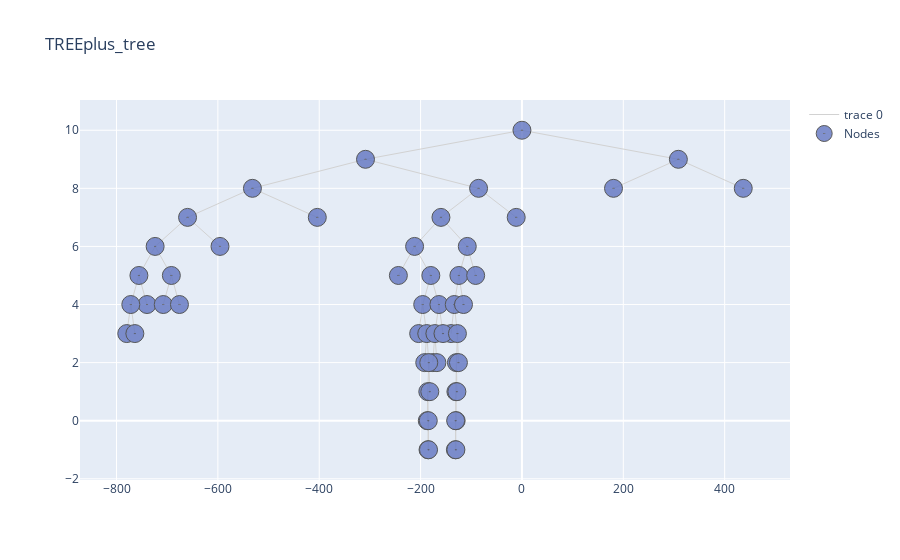

Notebook source saved alongside this figure:
### Code cell
#import warnings
#warnings.filterwarnings("ignore", category=FutureWarning) 


tree.print_tree(table = False, html = True, merge_leaves = True)#.style.hide()

### Figure 1 — Plotly figure (JSON) as saved in the notebook; plotly's stock layout.template omitted (floating-point values rounded to 4 significant figures; data arrays with more than 128 entries replaced by an {"elided": "..."} marker saying what was removed)
{"data": [{"hoverinfo": "none", "line": {"color": "rgb(210,210,210)", "width": 1}, "mode": "lines", "type": "scatter", "x": {"elided": "162 float values"}, "y": {"elided": "162 int values"}}, {"hoverinfo": "text", "marker": {"color": "#6175c1", "line": {"color": "rgb(50,50,50)", "width": 1}, "size": 18, "symbol": "circle-dot"}, "mode": "markers", "name": "Nodes", "opacity": 0.8, "text": ["n9, Class: {1: 0.72, 2: 0.02, 3: 0.02, 4: 0.24}, tau : None, Samples : 3628", "n65, Class: {1: 0.26, 2: 0.02, 3: 0.02, 4: 0.7}, tau : None, Samples : 542", "n66, Class: {1: 0.42, 2: 0.03, 3: 0.11, 4: 0.44}, tau : None, Samples : 715", "n67, Class: {1: 0.46, 2: 0.03, 3: 0.12, 4: 0.39}, tau : None, Samples : 1194", "n1324, Class: {1: 0.0, 2: 0.06, 3: 0.62, 4: 0.32}, tau : None, Samples : 1134", "n2650, Class: {1: 0.01, 2: 0.03, 3: 0.49, 4: 0.46}, tau : None, Samples : 741", "n2651, Class: {1: 0.02, 2: 0.02, 3: 0.41, 4: 0.55}, tau : None, Samples : 548", "n332, Class: {1: 0.07, 2: 0.03, 3: 0.56, 4: 0.34}, tau : None, Samples : 701", "n333, Class: {1: 0.04, 2: 0.01, 3: 0.47, 4: 0.49}, tau : None, Samples : 512", "n168, Class: {1: 0.05, 2: 0.02, 3: 0.11, 4: 0.81}, tau : None, Samples : 1165", "n1353, Class: {1: 0.04, 2: 0.02, 3: 0.21, 4: 0.73}, tau : None, Samples : 517", "n2704, Class: {1: 0.12, 2: 0.02, 3: 0.58, 4: 0.28}, tau : None, Samples : 976", "n2705, Class: {1: 0.07, 2: 0.01, 3: 0.4, 4: 0.52}, tau : None, Samples : 572", "n7, Class: {1: 0.1, 2: 0.05, 3: 0.77, 4: 0.09}, tau : None, Samples : 16307", "n1, car_ownership in ('car_ownership0',), Class:{1: 0.18, 2: 0.03, 3: 0.35, 4: 0.44}, tau : 0.89, Samples: 76103", "n2, distance_group in ('distance04', 'distance05', 'distance06', 'distance07', 'distance08', 'distance09', 'distance10', 'distance11'), Class:{1: 0.14, 2: 0.02, 3: 0.24, 4: 0.59}, tau : 0.92, Samples: 53924", "n4, distance_group in ('distance01',), Class:{1: 0.48, 2: 0.03, 3: 0.05, 4: 0.43}, tau : 0.99, Samples: 11453", "n8, day_of_week in ('day_of_week6', 'day_of_week7'), Class:{1: 0.38, 2: 0.03, 3: 0.07, 4: 0.52}, tau : 0.87, Samples: 7825", "n16, trafficperc_group in ('1mediumlow_traffic', '2medium_traffic', '3mediumhigh_traffic', '4high_traffic'), Class:{1: 0.39, 2: 0.03, 3: 0.08, 4: 0.51}, tau : 0.82, Samples: 5823", "n32, starttime_group in ('evening',), Class:{1: 0.36, 2: 0.03, 3: 0.06, 4: 0.55}, tau : 0.98, Samples: 3914", "n64, driving_license in ('driving_license1',), Class:{1: 0.37, 2: 0.03, 3: 0.07, 4: 0.53}, tau : 0.89, Samples: 3372", "n128, Class: {1: 0.52, 2: 0.02, 3: 0.13, 4: 0.33}, tau : None, Samples : 1180", "n129, Class: {1: 0.29, 2: 0.03, 3: 0.04, 4: 0.64}, tau : None, Samples : 2192", "n33, starttime_group in ('afternoon',), Class:{1: 0.45, 2: 0.03, 3: 0.12, 4: 0.41}, tau : 0.76, Samples: 1909", "n17, Class: {1: 0.35, 2: 0.03, 3: 0.05, 4: 0.57}, tau : None, Samples : 2002", "n5, drivingcharge_group in ('high_charge',), Class:{1: 0.05, 2: 0.02, 3: 0.3, 4: 0.63}, tau : 1.2, Samples: 42471", "n10, trafficperc_group in ('0low_traffic', '1mediumlow_traffic'), Class:{1: 0.05, 2: 0.02, 3: 0.24, 4: 0.69}, tau : 1.06, Samples: 38446", "n20, faretype in ('faretype1', 'faretype2', 'faretype3', 'faretype4'), Class:{1: 0.03, 2: 0.03, 3: 0.39, 4: 0.55}, tau : 0.94, Samples: 13067", "n40, Class: {1: 0.03, 2: 0.01, 3: 0.34, 4: 0.61}, tau : None, Samples : 2562", "n41, driving_license in ('driving_license0',), Class:{1: 0.03, 2: 0.03, 3: 0.4, 4: 0.53}, tau : 0.98, Samples: 10505", "n82, cost_group in ('high_cost', 'medium_cost'), Class:{1: 0.03, 2: 0.03, 3: 0.34, 4: 0.6}, tau : 1.0, Samples: 8188", "n164, Class: {1: 0.07, 2: 0.04, 3: 0.19, 4: 0.69}, tau : None, Samples : 2716", "n165, day_of_week in ('day_of_week1', 'day_of_week2', 'day_of_week3', 'day_of_week4', 'day_of_week5'), Class:{1: 0.01, 2: 0.03, 3: 0.41, 4: 0.55}, tau : 1.0, Samples: 5472", "n330, Class: {1: 0.02, 2: 0.01, 3: 0.3, 4: 0.67}, tau : None, Samples : 1269", "n331, trafficperc_group in ('2medium_traffic',), Class:{1: 0.01, 2: 0.03, 3: 0.44, 4: 0.52}, tau : 1.0, Samples: 4203", "n662, purpose in ('purpose2', 'purpose3', 'purpose4', 'purpose5'), Class:{1: 0.01, 2: 0.04, 3: 0.53, 4: 0.42}, tau : 0.95, Samples: 2423", "n1325, trafficperc_group in ('3mediumhigh_traffic',), Class:{1: 0.02, 2: 0.03, 3: 0.46, 4: 0.5}, tau : 0.93, Samples: 1289", "n663, Class: {1: 0.01, 2: 0.02, 3: 0.31, 4: 0.66}, tau : None, Samples : 1780", "n83, purpose in ('purpose1', 'purpose2', 'purpose4'), Class:{1: 0.05, 2: 0.02, 3: 0.65, 4: 0.29}, tau : 1.08, Samples: 2317", "n166, bus_scale in ('bus_scale0.0',), Class:{1: 0.06, 2: 0.02, 3: 0.52, 4: 0.4}, tau : 0.89, Samples: 1213", "n167, Class: {1: 0.04, 2: 0.02, 3: 0.78, 4: 0.16}, tau : None, Samples : 1104", "n21, age_group in ('age_group31-65',), Class:{1: 0.06, 2: 0.02, 3: 0.16, 4: 0.76}, tau : 1.21, Samples: 25379", "n42, starttime_group in ('evening', 'morning'), Class:{1: 0.06, 2: 0.02, 3: 0.23, 4: 0.69}, tau : 1.12, Samples: 11113", "n84, day_of_week in ('day_of_week1', 'day_of_week2', 'day_of_week3', 'day_of_week4', 'day_of_week5', 'day_of_week6'), Class:{1: 0.06, 2: 0.02, 3: 0.25, 4: 0.67}, tau : 1.17, Samples: 7861", "n169, age_group in ('age_group66+',), Class:{1: 0.06, 2: 0.02, 3: 0.28, 4: 0.64}, tau : 1.05, Samples: 6696", "n338, purpose in ('purpose3', 'purpose5'), Class:{1: 0.08, 2: 0.02, 3: 0.31, 4: 0.6}, tau : 0.96, Samples: 4652", "n676, driving_license in ('driving_license1',), Class:{1: 0.08, 2: 0.02, 3: 0.44, 4: 0.46}, tau : 0.99, Samples: 2065", "n1352, car_ownership in ('car_ownership2',), Class:{1: 0.1, 2: 0.02, 3: 0.51, 4: 0.37}, tau : 0.87, Samples: 1548", "n677, Class: {1: 0.07, 2: 0.02, 3: 0.2, 4: 0.71}, tau : None, Samples : 2587", "n339, Class: {1: 0.03, 2: 0.01, 3: 0.22, 4: 0.74}, tau : None, Samples : 2044", "n85, Class: {1: 0.05, 2: 0.02, 3: 0.16, 4: 0.76}, tau : None, Samples : 3252", "n43, Class: {1: 0.05, 2: 0.02, 3: 0.11, 4: 0.81}, tau : None, Samples : 14266", "n11, Class: {1: 0.03, 2: 0.04, 3: 0.81, 4: 0.12}, tau : None, Samples : 4025", "n3, distance_group in ('distance04', 'distance05', 'distance06', 'distance07', 'distance08', 'distance09', 'distance10', 'distance11'), Class:{1: 0.26, 2: 0.04, 3: 0.62, 4: 0.08}, tau : 1.18, Samples: 22179", "n6, Class: {1: 0.73, 2: 0.03, 3: 0.2, 4: 0.05}, tau : None, Samples : 5872"], "type": "scatter", "x": [-403.8, -739.8, -707.8, -675.8, -186.8, -185.3, -184.3, -175.8, -167.8, -139.8, -129.8, -131.3, -130.3, 436.7, 0, -308.7, -531.8, -659.8, -723.8, -755.8, -771.8, -779.8, -763.8, -691.8, -595.8, -85.57, -159.8, -211.8, -243.8, -179.8, -195.8, -203.8, -187.8, -191.8, -183.8, -185.8, -184.8, -181.8, -163.8, -171.8, -155.8, -107.9, -124.4, -133.6, -127.3, -129.3, -130.3, -130.8, -128.3, -125.3, -115.3, -91.31, -11.31, 308.7, 180.7], "y": [7, 4, 4, 4, 0, -1, -1, 2, 2, 3, 0, -1, -1, 8, 10, 9, 8, 7, 6, 5, 4, 3, 3, 5, 6, 8, 7, 6, 5, 5, 4, 3, 3, 2, 2, 1, 0, 1, 4, 3, 3, 6, 5, 4, 3, 2, 1, 0, 1, 2, 4, 5, 7, 9, 8]}], "layout": {"title": {"text": "TREEplus_tree"}}}
